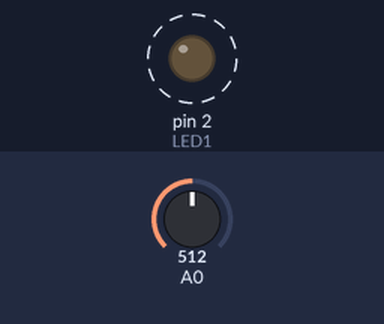
Bench run of a sketch on a simulated Arduino Uno, built with avr-gcc and run on an emulated ATmega328P. Parts: output pins drawn as LEDs (lit = HIGH). Dashed ring = blinking. Inputs (shaded band) come from the test bench; at power-on: A0 = 512.

Above: at 1.8 s.
1.9 s: A0 set to 492
At 2.8 s:
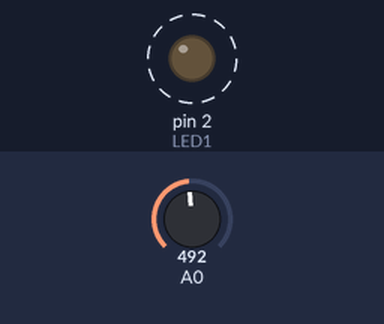
5.4 s: A0 set to 511
At 5.8 s:
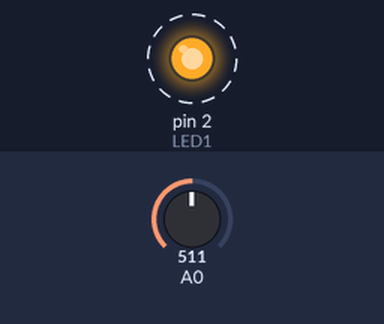
Timing chart, 0 to 14.9 s (numbered marks = the images above; inputs shaded):
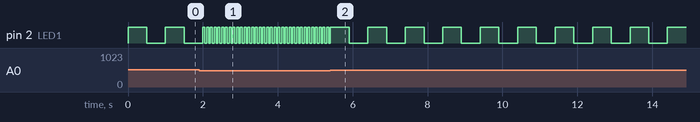

The sketch:

Unit_6_Lab_Program_3_1.ino
```cpp
/*  Title: Unit 6 Program #3.1
 *  Purpose: Change the flash rate depending on VR1 value
 *  Author: Andy Davis
 *  Date: 4/21/2021
 *  LED1 connected to D2
 *  VR1 connected to A0
 */

const int LED1 = 2;
int analogValue;
const int slow = 500;
const int fast = 50;

void setup() {
  pinMode(LED1,OUTPUT);
}

void loop() {
  analogValue = analogRead(A0);
  if(analogValue < (1023/2)){
    digitalWrite(LED1, HIGH);
    delay(fast);
    digitalWrite(LED1, LOW);
    delay(fast);
  }
  else{
    digitalWrite(LED1, HIGH);
    delay(slow);
    digitalWrite(LED1, LOW);
    delay(slow);
  }

}
```

Measured:
- the behaviour switches between 511 and 510 on A0 (found by bisection; images 0 and 1)
- after the input at 1.9 s, pin 2 (LED1): alternates HIGH for 0.05 s and LOW for 0.05 s, starting after 0.15 s
- after the input at 5.4 s, pin 2 (LED1): alternates HIGH for 0.50 s and LOW for 0.50 s, starting after 0.50 s
- by itself, pin 2 (LED1): alternates HIGH for 0.50 s and LOW for 0.50 s
